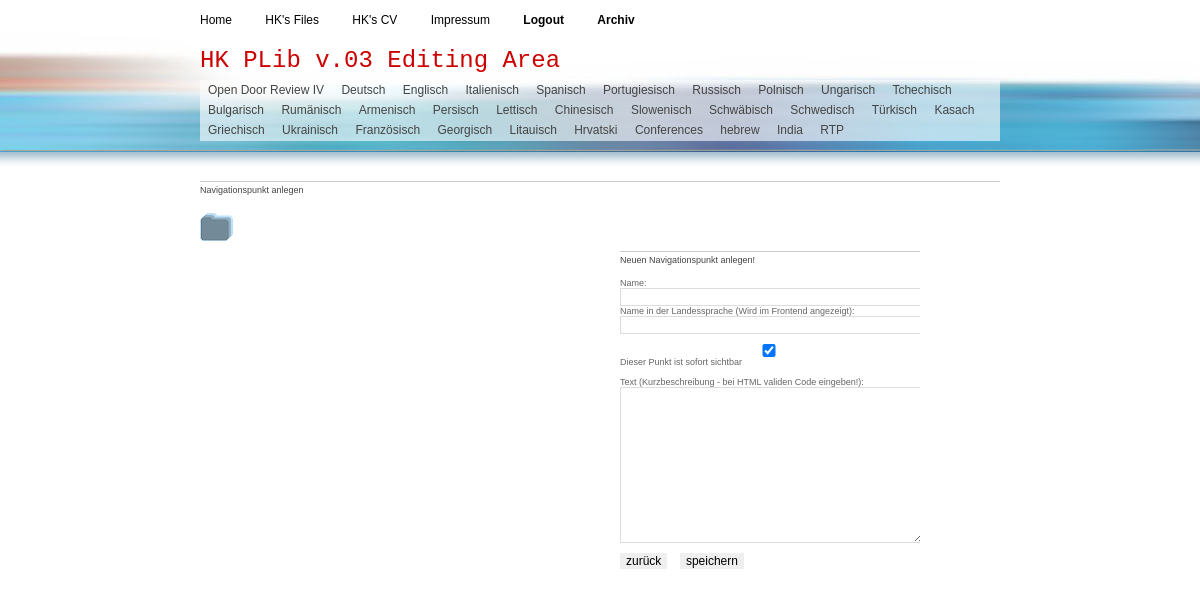
Screenshot of /_admin/_admin.php?cmd=nav&id=0_0_0&action=make with the database file from the repository.
### tables this page shows
CREATE TABLE `pdf_nav` (
  `nav_id` tinyint(3) NOT NULL,
  `sort_id` tinyint(4) NOT NULL,
  `nav_name` varchar(200) NOT NULL,
  `nav_intname` varchar(200) NOT NULL,
  `nav_text` text NOT NULL,
  `nav_date` date NOT NULL DEFAULT '2008-02-01',
  `visible` tinyint(1) NOT NULL DEFAULT '1'
);

### _plugins/db_mainclass.php (called while the page is built, shortened)
<?php
class DB_MainClass
{
   	var $dbhost = DBHOST;
	var $dbuser = DBUSER;
	var $dbpass = DBPASS;
	var $dbname	= DBNAME;
	var $c = null;
	var $num_rows = null;
	function myDB()	{return true;}
   	function Connect()
   	{
    $this->c = @mysql_connect ($this->dbhost,$this->dbuser,$this->dbpass) ;
    $this->dbname_selected   = @mysql_select_db($this->dbname,$this->c);
    return $error;
    }
	function Execute($sql,$inputarr=false)
	{
      $start = array_sum(explode(' ', microtime()));
      $result = @mysql_query($sql);
      if ( preg_match("/^(insert|delete|update|replace)\s+/i",$sql) )
      {
        $this->rows_affected = @mysql_affected_rows($this->c);
        if ( preg_match("/^(insert|replace)\s+/i",$sql) )
		$this->insert_id = @mysql_insert_id();
      	}elseif ( preg_match("/^(select|explain|show|describe)\s+/i",$sql) )
		{
		$this->num_rows = @$num_rows =@mysql_num_rows($result);
		}
	return $result;
	}
   function GetArray($sql,$inputarr=false,$method=0)
   {
     $result = $this->Execute($sql,$inputarr);
     $data = false;
     if ($result && $this->num_rows>0)
     {
       $data =array();
       while ($row = $this->Fetch($result,$method))
         $data[] = $row;
     }
       return $data;
   }
	function Fetch($result, $method=0)
	{
	switch ($method) {
		case 0:
		return @mysql_fetch_assoc($result);
		break;
    	}
	}
}
?>

### _admin/_functions/main_admin.php (called while the page is built, shortened)
<?php
require_once(PLUGIN."/db_mainclass.php");
class DB_AdminClass extends DB_MainClass {
    function GetNav()
	{
	$sql = "SELECT * FROM pdf_nav ORDER BY sort_id, nav_name;";
	$result = $this->GetArray($sql);
	return $result;
	}
}
?>

### _admin/_functions/nav_admin.php (the view, shortened to what this page needs)
<?php
function Nav($action, $id) {
	$id = explode('_',$id);
	switch($action)
	{
	default:
	$new_action = 'save_entry';
	$intro = '<div class="spaltenheadline"><img src="../_templates/_img/nav_icon.gif" alt="Files" /></div><p class="editheadline">Neuen Navigationspunkt anlegen!</p>';
	$submit_text = 'speichern';
	break;
	}
	if ($nav['visible']=='0') {$check = '';} else {$check = ' checked="checked"';}
	$content = '<form method="post" action="_admin.php?cmd=nav&amp;id='.$id[0].'_0_0&amp;action='.$new_action.'" accept-charset="UTF-8">
			'.$intro.'
			<input type="hidden" name="id" value="'.$nav['nav_id'].'" />
			<input type="hidden" name="old_sort" value="'.$nav['sort_id'].'" />';
	$content .= 'Name: <br/>
			<input type="text" name="name" value="'.$nav['nav_name'].'" class="full" /><br />
			Name in der Landessprache (Wird im Frontend angezeigt): <br/>
			<input type="text" name="intname" value="'.$nav['nav_intname'].'" class="full" /><br /><br />
			<input type="checkbox" name="visible" value="1"'.$check.' /> Dieser Punkt ist sofort sichtbar<br />
			<br />
			Text (Kurzbeschreibung - bei HTML validen Code eingeben!):<br />
			<textarea name="text">'.$nav['nav_text'].'</textarea><br />
			<br />
			<input type="button" onclick="javascript:history.back(1);" name="back" value="zur&uuml;ck" class="submit" /> &nbsp;
			<input type="submit" name="submit" value="'.$submit_text.'" class="submit" />
			</form>';
	return $content;
	}
function GetNav() {
	$db = new DB_AdminClass();
	$connect_error=$db->Connect();
	if ($connect_error){
		$stat_ccontent .=  '<div><h2>Kein Connect zur Datenbank!</h2>
		<p>Versuchen Sie es sp&auml;ter noch einmal</p></div>';
	}else{
		$nav = $db->GetNav();
		return $nav;
	}
}
function navContent($nav, $id0, $id1, $id2) {
	foreach ($nav as $value)
	{
	if ($value['nav_id'] == $id0) {
	$nav_active = $value['nav_name'];
	$nav_content .= '<span><a href="?id='.$value['nav_id'].'_0_0"';
	if ($value['visible'] == 0) : $nav_content .= ' class="hiddenactive">'; else: $nav_content .= 'class="active">'; endif;
	$nav_content .= $value['nav_name'].'</a></span> ';
	}else {
	$nav_content .= '<span><a href="?id='.$value['nav_id'].'_0_0"';
	if ($value['visible'] == 0) : $nav_content .= ' class="hidden">'; else: $nav_content .= '>'; endif;
	$nav_content .= $value['nav_name'].'</a></span> ';
	}}
	return $nav_content;
}
?>

### _admin/_admin.php (shortened to what this page needs)
<?php
include_once('_functions/main_admin.php');
include_once('_functions/nav_admin.php');
include_once('_functions/file_admin.php');
if (!$_GET['id']) : $id = '1_0_0'; else: $id = $_GET['id']; endif;
$id = explode('_',$id);
$nav = GetNav($id[0]);
switch ($_GET['cmd'])
{
case 'nav';
$content = Nav($_REQUEST['action'],$_REQUEST['id']);
break;
}
?>
<!DOCTYPE html PUBLIC "-//W3C//DTD XHTML 1.0 Transitional//EN" "http://www.w3.org/TR/xhtml1/DTD/xhtml1-transitional.dtd">
<html xmlns="http://www.w3.org/1999/xhtml" xml:lang="en" lang="de">
<head>
	<link rel="stylesheet" href="../_css/css.css" type="text/css" />
</head>
<body>
<div class="container1"><a name="top"></a>
<p class="navpos">
<a href="../../index.html" class="hl">Home</a>
<a href="../../plib/" class="hl">HK's Files</a>
<a href="../../pg/cv.html" class="hl">HK's CV</a>
<a href="../../pg/impressum.html" class="hl">Impressum</a>
<a href="<? echo '?cmd=logout&amp;id='.$id[0].'_'.$id[1].'_'.$id[2].'"';?> class="hl"><b>Logout</b></a> <a href="recycler.php"><b>Archiv</b></a></p>
<p class="Ueberschrift" >HK PLib v.03 Editing Area</p>
<div class="Navigation">
<?php
 $nav_content = navContent($nav, $id[0], $id[1], $id[2]);
 print $nav_content;
?>
</div>
</div>
<div class="headbg">
</div>
<div class="container2">
<p class="edit"><a href="?cmd=nav&amp;id=0_0_0&amp;action=make">Navigationspunkt anlegen</a>
<div class="spalte">
<div class="spaltenheadline"><img src="../_templates/_img/ordner_icon.gif" alt="Subnav" /></div>
</div>
<div class="spalte extra">
	?></div>
    <div class="spalte3">
    <?php
     if (isset($content)) {
	 print '<div class="editcol">'.$content.'</div>';
	}
    ?></div>
</div>
</body>
</html>

### _css/css.css (style rules this page uses)
body { background : #ffffff; margin : 0; text-align : center; xbackground : url('../_templates/_img/files2.png') repeat-x 0 0; font-family : Verdana, Arial, Helvetica, sans-serif; font-size : 12px; }
h2, p { padding : 0; margin : 0; }
img { border : 0; }
form { display : inline; margin : 0; padding : 0; }
input { border : none; margin : 0 5px 0 0; }
a, a:link, a:visited, a:hover { color:#000; }
.headbg { width:100%; height:160px; xpadding-bottom: 20px; background : url('../_templates/_img/files2.png') repeat-x 0 0; position: relative; z-index:10; margin-top:-130px; }
.container1 { z-index:20; position: relative; margin: 0 auto; width : 800px; text-align : left; }
.container2 { margin: 0px auto 0px auto; width : 800px; padding : 0; text-align : left; display:block; }
.spaltenheadline { margin : 0 0 0 0px; font-weight : bold; color: #cc0001; }
.spalte { vertical-align : top; width : 190px; padding: 14px 20px 0 0; float : left; height : auto; margin-top : 0; background : none; }
.Navigation { font-family : Verdana, sans-serif; font-size : 12px; line-height : 20px; color : #cc0000; margin: 0 0 0 0px; padding : 0px 4px 1px 4px; background-color:#fff; background-color:rgba(255, 255, 255, 0.6); }
.Navigation span { padding : 0 6px 0 0; color : #cc0001; font-size : 13px; }
.Navigation span a { text-decoration : none; color : #444444; font-size : 12px; padding : 4px 4px 4px 4px; }
.navpos { margin : 0; padding : 0; }
p { font-family : Verdana, Arial, Helvetica, sans-serif; font-size : 12px; line-height : 16px; margin-top : 6px; margin-right : 1px; margin-bottom : 6px; margin-left : 0; text-decoration : none; font-weight : normal; color : #181818; }
.Ueberschrift { font-family : Courier, Verdana, sans-serif; font-size : 24px; line-height : 26px; color : #cc0001; margin-top : 8px; width : 800px; }
.hl { font-family : Verdana, sans-serif; text-decoration : none; line-height : 40px; font-size : 12px; padding : 0; color : #181818; }
a.hl:link { text-decoration : none; padding : 0 30px 0 0; color : #000000; }
P.editheadline { font-size : 9px; margin : 10px 0 10px 0; padding : 0 0 0 0; color : #444444; border-top : 1px solid #ccc; }
P.edit { font-size : 9px; margin : 10px 0 0; padding : 0; border-top : 1px solid #ccc; }
P.edit a, p a { text-decoration : none; color : #444444; }
.editcol { xposition : absolute; xwidth : 401px; xmargin-top : -30px; xmargin-left: -220px; xpadding-left:10px; xbackground-color:#E5E5E5; color: #666; font-size: 9px; }
.spalte3 { width : 300px; height : 3200px; overflow : auto; padding-top : 14px; }
.spalte3 SELECT, .spalte3 INPUT, .spalte3 FILE, .spalte3 textarea { border : 1px solid #ddd; font-family : Verdana, Arial, Helvetica, sans-serif; font-size : 12px; width : 298px; }
.spalte3 INPUT.submit { width : auto; border : none; }
.spalte3 INPUT.full { margin:0px 0 0px 0px; }
.spalte3 textarea { height : 150px; border : 1px solid #ddd; overflow : auto; }

### rows the page displays
pdf_nav: nav_name "Open Door Review IV"
pdf_nav: nav_name "Deutsch"
pdf_nav: nav_name "Englisch"
pdf_nav: nav_name "Italienisch"
pdf_nav: nav_name "Spanisch"
pdf_nav: nav_name "Portugiesisch"
pdf_nav: nav_name "Russisch"
pdf_nav: nav_name "Polnisch"
pdf_nav: nav_name "Ungarisch"
pdf_nav: nav_name "Tchechisch"
pdf_nav: nav_name "Bulgarisch"
pdf_nav: nav_name "Rumänisch"
pdf_nav: nav_name "Armenisch"
pdf_nav: nav_name "Persisch"
pdf_nav: nav_name "Lettisch"
pdf_nav: nav_name "Chinesisch"
pdf_nav: nav_name "Slowenisch"
pdf_nav: nav_name "Schwäbisch"
pdf_nav: nav_name "Schwedisch"
pdf_nav: nav_name "Türkisch"
pdf_nav: nav_name "Kasach"
pdf_nav: nav_name "Griechisch"
pdf_nav: nav_name "Ukrainisch"
pdf_nav: nav_name "Französisch"
pdf_nav: nav_name "Georgisch"
pdf_nav: nav_name "Litauisch"
pdf_nav: nav_name "Hrvatski"
pdf_nav: nav_name "Conferences"
pdf_nav: nav_name "hebrew"
pdf_nav: nav_name "India"
pdf_nav: nav_name "RTP"
